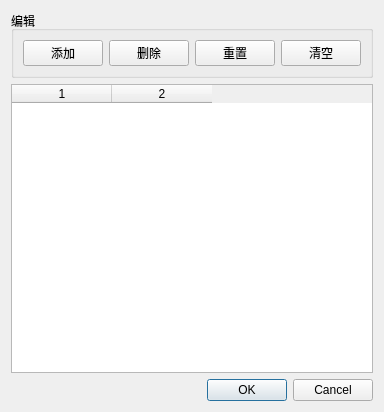
<?xml version="1.0" encoding="UTF-8"?>
<ui version="4.0">
 <class>Dialog</class>
 <widget class="QDialog" name="Dialog">
  <property name="geometry">
   <rect>
    <x>0</x>
    <y>0</y>
    <width>370</width>
    <height>412</height>
   </rect>
  </property>
  <property name="windowTitle">
   <string>编辑 IP 段</string>
  </property>
  <layout class="QVBoxLayout" name="verticalLayout">
   <item>
    <widget class="QGroupBox" name="groupBox_edit">
     <property name="title">
      <string>编辑</string>
     </property>
     <layout class="QHBoxLayout" name="horizontalLayout">
      <item>
       <widget class="QPushButton" name="btnAdd">
        <property name="text">
         <string>添加</string>
        </property>
       </widget>
      </item>
      <item>
       <widget class="QPushButton" name="btnRemove">
        <property name="text">
         <string>删除</string>
        </property>
       </widget>
      </item>
      <item>
       <widget class="QPushButton" name="btnReset">
        <property name="text">
         <string>重置</string>
        </property>
       </widget>
      </item>
      <item>
       <widget class="QPushButton" name="btnClear">
        <property name="text">
         <string>清空</string>
        </property>
       </widget>
      </item>
     </layout>
    </widget>
   </item>
   <item>
    <widget class="QTableWidget" name="rangesTable">
     <property name="showGrid">
      <bool>false</bool>
     </property>
     <property name="columnCount">
      <number>2</number>
     </property>
     <column/>
     <column/>
    </widget>
   </item>
   <item>
    <widget class="QDialogButtonBox" name="buttonBox">
     <property name="orientation">
      <enum>Qt::Horizontal</enum>
     </property>
     <property name="standardButtons">
      <set>QDialogButtonBox::Cancel|QDialogButtonBox::Ok</set>
     </property>
    </widget>
   </item>
  </layout>
 </widget>
 <resources/>
 <connections>
  <connection>
   <sender>buttonBox</sender>
   <signal>accepted()</signal>
   <receiver>Dialog</receiver>
   <slot>accept()</slot>
   <hints>
    <hint type="sourcelabel">
     <x>248</x>
     <y>254</y>
    </hint>
    <hint type="destinationlabel">
     <x>157</x>
     <y>274</y>
    </hint>
   </hints>
  </connection>
  <connection>
   <sender>buttonBox</sender>
   <signal>rejected()</signal>
   <receiver>Dialog</receiver>
   <slot>reject()</slot>
   <hints>
    <hint type="sourcelabel">
     <x>316</x>
     <y>260</y>
    </hint>
    <hint type="destinationlabel">
     <x>286</x>
     <y>274</y>
    </hint>
   </hints>
  </connection>
 </connections>
</ui>
